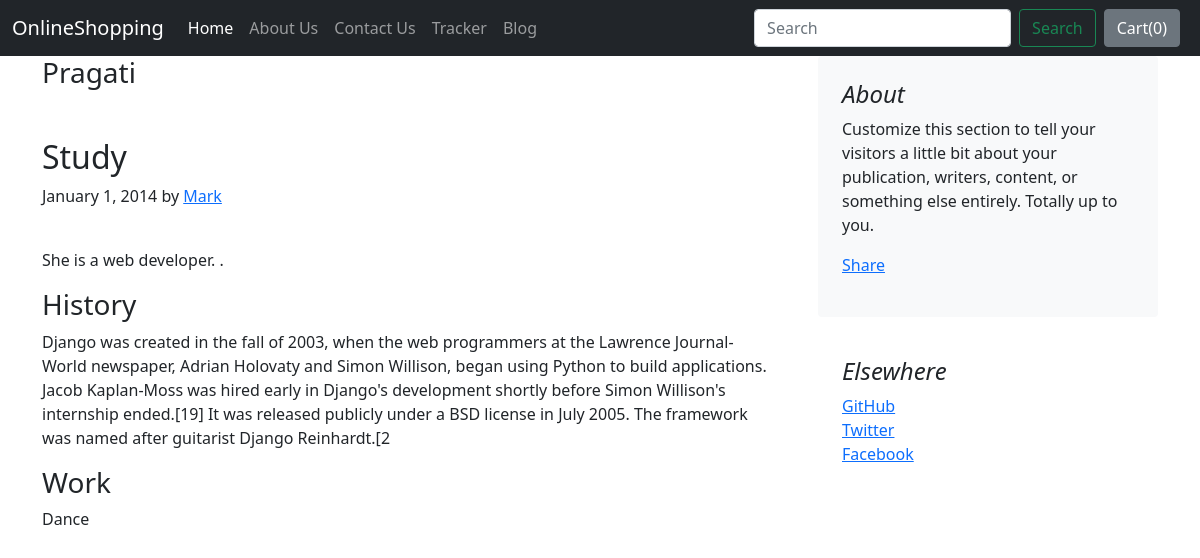
The app's page /blog/blogpost/3 with its own data.
### blog/models.py (models this page shows, shortened)
class Blogpost(models.Model):
    post_id = models.AutoField(primary_key=True)
    title = models.CharField(max_length=50,default="")
    head0=models.CharField(max_length=500,default="")
    chead0=models.CharField(max_length=5000,default="")
    head1=models.CharField(max_length=500,default="")
    chead1=models.CharField(max_length=5000,default="")
    head2=models.CharField(max_length=500,default="")
    chead2=models.CharField(max_length=5000,default="")
    pub_date=models.DateField()
    thumbnail=models.ImageField(upload_to="blog/images", default="")

### blog/views.py (the view)
# urls.py: path("blogpost/<int:id>",views.blogpost,name="blogPost"),
def blogpost(request,id):
    post=Blogpost.objects.filter(post_id=id)[0]
    return render(request,"blog/blogpost.html",{'post':post})

### blog/templates/blog/blogpost.html (shortened to what this page needs)
{% extends 'blog/basic.html' %}
{% block body %}
<div class="container">
    <div class="row g-5">
        <div class="col-md-8">
            <h3 class="pb-4 mb-4 ">
              {{post.title}}
            </h3>
            <article class="blog-post">
                <h2>{{post.head0}}</h2>
                <p class="blog-post-meta">January 1, 2014 by <a href="#">Mark</a></p>
               <div class="fb-like" data-href="http://127.0.0.1:8000/blog/blogpost/{{post.post_id}}" data-layout="standard" data-action="like" data-size="large" data-show-faces="false" data-share="true"></div><br>
                <p>{{post.chead0}} .</p>
                <h3>{{post.head1}}</h3>
                <p>{{post.chead1}}
                </p>
                <h3>{{post.head2}}</h3>
                <p>{{post.chead2}}</p>
        </div>
        <div class="col-md-4">
            <div class="position-sticky" style="top: 2rem;">
                <div class="p-4 mb-3 bg-light rounded">
                    <h4 class="fst-italic">About</h4>
                    <p class="mb-0">Customize this section to tell your visitors a little bit about your publication,
                        writers, content, or something else entirely. Totally up to you.</p>
                    <div class="my-3 fb-share-button" data-href="http://127.0.0.1:8000/blog/blogpost/{{post.post_id}}" data-layout="button_count" data-size="large"><a target="_blank" href="https://www.facebook.com/sharer/sharer.php?u=http%3A%2F%2F127.0.0.1%3A8000%2Fblog%2Fblogpost%2F4&src=sdkpreparse" class="fb-xfbml-parse-ignore">Share</a></div>
                </div>
                <div class="p-4">
                    <h4 class="fst-italic">Elsewhere</h4>
                    <ol class="list-unstyled">
                        <li><a href="#">GitHub</a></li>
                        <li><a href="#">Twitter</a></li>
                        <li><a href="#">Facebook</a></li>
                    </ol>
                </div>
            </div>
        </div>
    </div>
</div>
{% endblock %}

### records on screen
Blogpost: title "Pragati", head0 "Study", chead0 "She is a web developer.", head1 "History", chead1 "Django was created in the fall of 2003, when the web programmers at the Lawrence Journal-World newspaper, Adrian Holovaty and Simon Willison, began using Python to build applications. Jacob Kaplan-Moss was hired early in Django's development shortly before Simon Willison's internship ended.[19] It was released publicly under a BSD license in July 2005. The framework was named after guitarist Django Reinhardt.[2", head2 "Work", chead2 "Dance"
